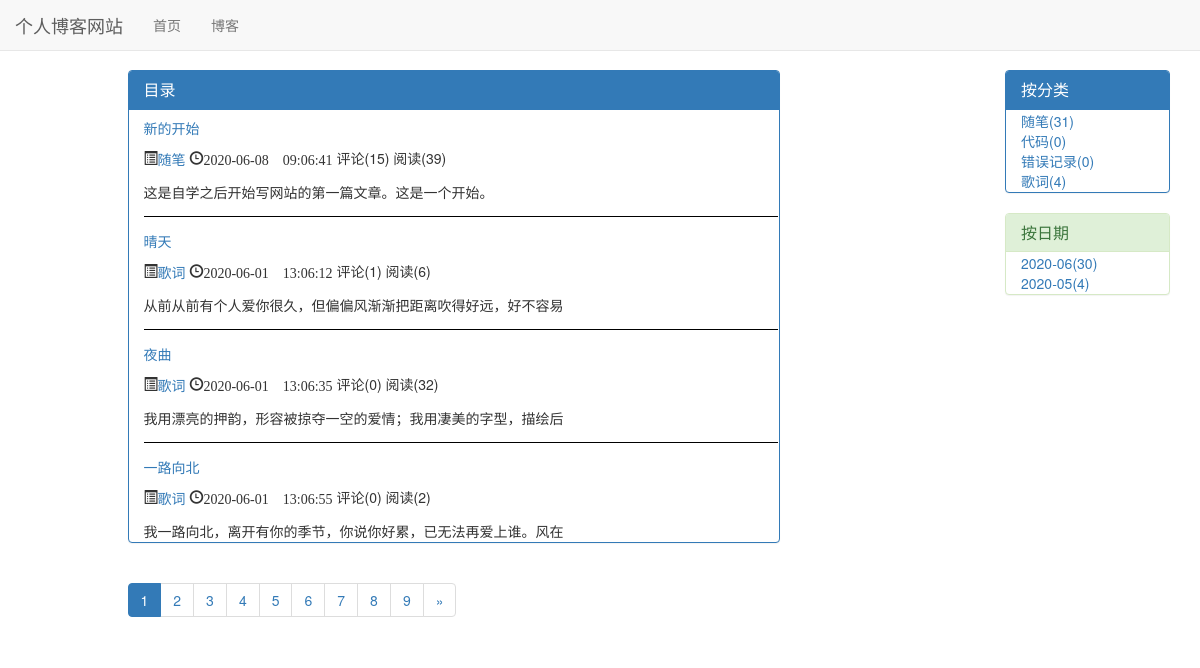
/blog/, run on an earlier commit of the app's database.
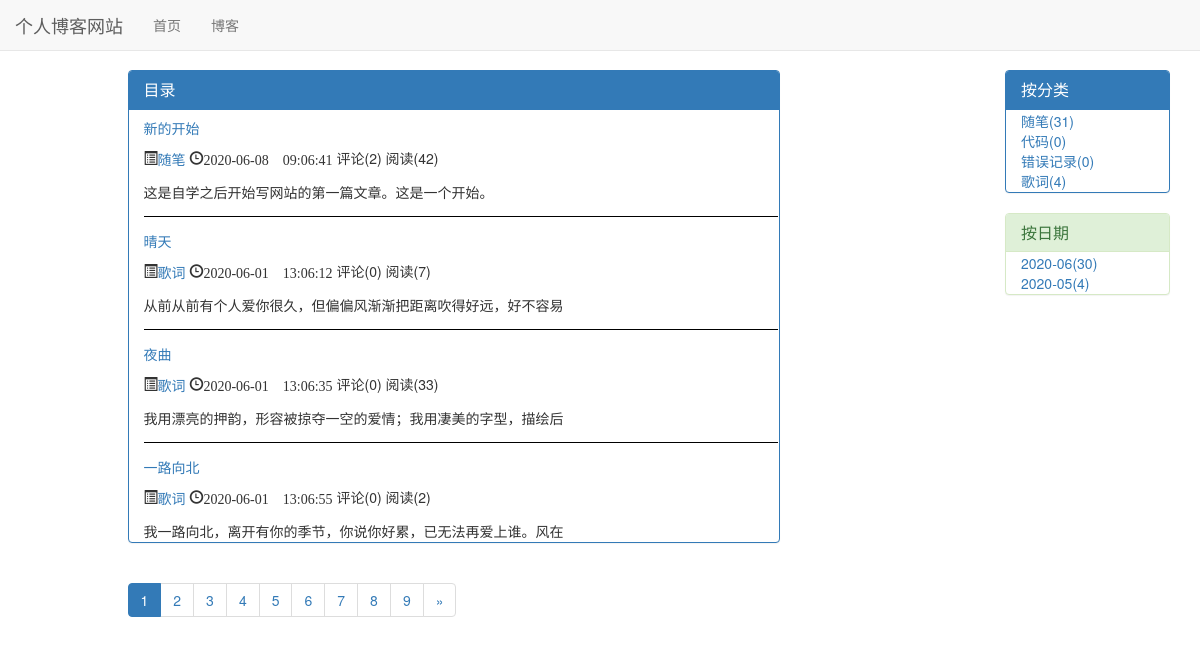
And on a later commit of the database.
### blog/models.py (models this page shows)
class Blog(models.Model, ReadNumDisplay):
    title = models.CharField('标题', max_length=30)
    auth = models.ForeignKey(User, verbose_name='作者', on_delete=models.CASCADE)
    blog_type = models.ForeignKey(BlogType, verbose_name='分类', on_delete=models.CASCADE)
    content = RichTextUploadingField('正文')
    read_stistics_detail = GenericRelation(ReadStatisticsDetail)
    created_time = models.DateTimeField('创建时间', auto_now_add=True)
    updated_time = models.DateTimeField('更新时间', auto_now=True)
    is_delete = models.BooleanField(default=False)
    def __str__(self):
        return self.title
    class Meta:
        ordering = ['pk']

class BlogType(models.Model):
    type_name = models.CharField('分类标签', max_length=30)
    def __str__(self):
        return self.type_name

### read_statistics/models.py (models this page shows)
class ReadStatistics(models.Model):
    read_num = models.IntegerField(default=0)
    content_type = models.ForeignKey(ContentType, on_delete=models.CASCADE)
    object_id = models.PositiveIntegerField()
    content_object = GenericForeignKey('content_type', 'object_id')

### blog/views.py (the view)
# urls.py: path('', views.blog_list, name='blog_list'),
def blog_list(request):
    blogs = Blog.objects.filter(is_delete=False)
    context = get_common_data(request, blogs)
    return render(request, 'blog/blog_list.html', context)

### blog/views.py (called while the page is built)
def get_common_data(request, obj_list):
    paginator = Paginator(obj_list, settings.EACH_PAGE_BLOGS_NUMBER)
    page = request.GET.get('page', 1)  # 获取请求的页码数
    page_of_blog = paginator.get_page(page)
    blog_dates = Blog.objects.dates('created_time', 'month', order='DESC')
    blog_date_dict = {}
    for blog_date in blog_dates:
        blog_date_count = Blog.objects.filter(created_time__year=blog_date.year, created_time__month=blog_date.month,
                                              is_delete=False).count()
        blog_date_dict[blog_date] = blog_date_count
    context = dict()
    context['blogs'] = page_of_blog
    context['types'] = BlogType.objects.annotate(blog_count=Count('blog'))
    context['dates'] = blog_date_dict
    return context

### comment/templatetags/comment_tags.py (called while the page is built)
@register.simple_tag
def get_comment_count(obj):
    ct = ContentType.objects.get_for_model(obj)
    return Comment.objects.filter(content_type=ct, object_id=obj.pk).count()

### read_statistics/templatetags/read_statistics_tags.py (called while the page is built)
@register.simple_tag
def get_blog_readnum_count(obj):
    ct = ContentType.objects.get_for_model(obj)
    return ReadStatistics.objects.get(content_type=ct, object_id=obj.pk).read_num

### blog/templates/blog/blog_list.html (shortened to what this page needs)
{% extends 'blog/blog_base.html' %}
{% load static %}
{% load comment_tags %}
{% load read_statistics_tags %}
{% block header_extends %}
    <link rel="stylesheet" href="{% static 'blog/blog.css' %}">
{% endblock %}
{% block left_contents %}
    <div class="panel panel-primary">
        <div class="panel-heading">
            <h3 class="panel-title">目录</h3>
        </div>
        <div class="panel-body">
            <div class="blog">
                {% for blog in blogs %}
                    <p class="title"><a href="{% url 'blog_detail' blog.pk %}">{{ blog }}</a></p>
                    <span class="glyphicon glyphicon-list-alt" aria-hidden="true"><a
                            href="{% url 'blog_with_type' blog.blog_type.pk %}">{{ blog.blog_type }}</a></span>
                    <span class="glyphicon glyphicon-time"
                          aria-hidden="true">{{ blog.updated_time|date:"Y-m-d H:m:s" }}</span>
                    <span>评论({% get_comment_count blog %})</span>
                    <span>阅读({% get_blog_readnum_count blog %})</span>
                    <div class="blog-list-content">{{ blog.content|striptags|truncatechars:30 }}</div>
                {% endfor %}
            </div>
        </div>
    </div>
    <nav aria-label="Page navigation">
        <ul class="pagination">
            {% for page_num in blogs.paginator.page_range %}
                {% if page_num == blogs.number %}
                    <li class="active"><span>{{ page_num }}</span></li>
                {% else %}
                    <li><a href="?page={{ page_num }}">{{ page_num }}</a></li>
                {% endif %}
            {% endfor %}
            {% if blogs.number == blogs.paginator.num_pages %}
            {% else %}
                <li>
                    <a href="?page={{ blogs.next_page_number }}" aria-label="Next">
                        <span aria-hidden="true">&raquo;</span>
                    </a>
                </li>
            {% endif %}
        </ul>
    </nav>
{% endblock %}

### blog/templates/blog/blog_base.html (shortened to what this page needs)
{% extends 'base.html' %}
{% load static %}
{% block content %}
    <div class="container">
        <div class="row">
            <div class="col-md-7 col-md-offset-1 col-sm-8  col-xs-12">
                {% block left_contents %}{% endblock %}
            </div>
            <div class="col-md-2 col-md-offset-2 col-sm-2 col-sm-offset-2 hidden-xs">
                <div class="panel panel-primary">
                    <div class="panel-heading">
                        <h3 class="panel-title">按分类</h3>
                    </div>
                    <div class="panel-body">
                        {% for type in types %}
                            <div><a href="{% url 'blog_with_type' type.pk %}">{{ type }}({{ type.blog_count }})</a></div>
                        {% endfor %}
                    </div>
                </div>
                <div class="panel panel-success">
                    <div class="panel-heading">
                        <h3 class="panel-title">按日期</h3>
                    </div>
                    <div class="panel-body">
                        {% for date, blog_date_count in dates.items %}
                            <div><a href="{% url 'blog_with_date' date.year date.month %}">{{ date|date:"Y-m" }}({{ blog_date_count }})</a>
                            </div>
                        {% endfor %}
                    </div>
                </div>
            </div>
        </div>
    </div>
{% endblock %}

### templates/base.html (shortened to what this page needs)
{% load static %}
<!DOCTYPE html>
<html lang="zh-CN">
<head>
    <link rel="stylesheet" href="{% static 'base.css' %}">
    <link rel="stylesheet" href="{% static 'bootstrap-3.3.7/css/bootstrap.min.css' %}">
    {% block header_extends %}{% endblock %}
</head>
<body>
    <div class="navbar navbar-default navbar-fixed-top" role="navigation">
        <div class="container-fluid">
            <div class="navbar-header">
                <a class="navbar-brand" href="{% url 'home' %}">个人博客网站</a>
            </div>
            <div id="navbar-collapse" class="collapse navbar-collapse">
                <ul class="nav navbar-nav">
                    <li class="{% block nav_home_active %}{% endblock %}">
                        <a href="{% url 'home' %}">首页</a>
                    </li>
                    <li class="{% block nav_blog_active %}{% endblock %}">
                        <a href="{% url 'blog_list' %}">博客</a>
                    </li>
                </ul>
            </div>
        </div>
    </div>
    {% block content %}{% endblock %}
</body>
</html>

### static/base.css (style rules this page uses)
* { margin: 0; padding: 0; }
body { margin-top: 70px !important; }

### blog/static/blog/blog.css (style rules this page uses)
p.title { margin-top: 0.5em; }
div.panel-body { margin-left: 1em; padding: 1px; }
div.blog-list-content { margin-top: 1em; }
div.blog-list-content:not(:last-child) { margin-bottom: 1em; padding-bottom: 1em; border-bottom: 1px solid #000000; }

What changed in the data, as far as the page shows it:
changed through a linked row, Blog "新的开始": id "15" → "2"; id.read_num "39" → "42"
changed through a linked row, Blog "晴天": id "1" → "0"; id.read_num "6" → "7"
changed through a linked row, Blog "夜曲": id.read_num "32" → "33"
